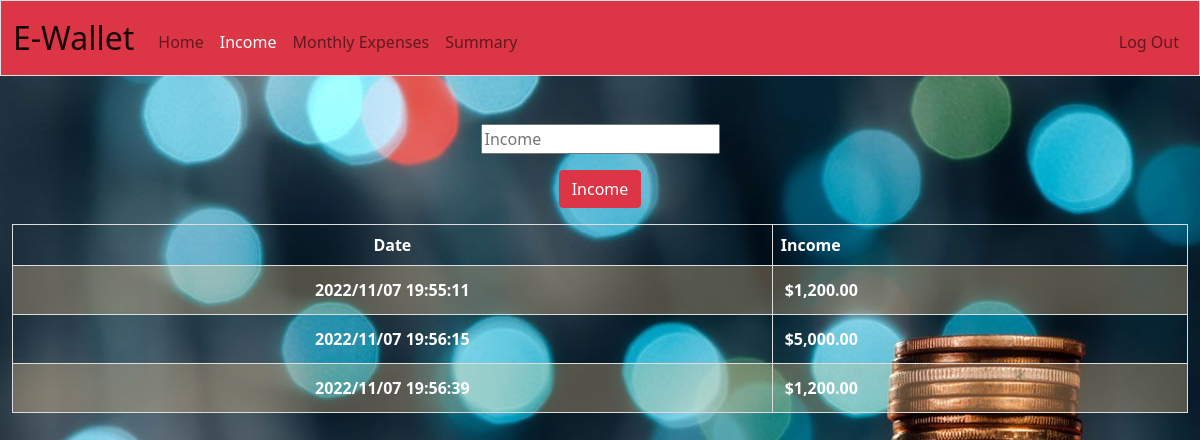
/income (signed in), run on the app's committed database.
### tables this page shows
CREATE TABLE 'income' ('income1' INTEGER NOT NULL DEFAULT 0, 'user_id'  INTEGER NOT NULL  , 'id'  INTEGER PRIMARY KEY NOT NULL  , 'datetime5'  DATETIME NOT NULL  );

### app.py (the view, shortened to what this page needs)
@app.route("/income", methods=["GET", "POST"])
@login_required
def income():
    income3 = db.execute("SELECT * FROM income WHERE user_id = ?", session["user_id"])
    return render_template("income.html", income3=income3)

### app.py (called while the page is built)
@app.after_request
def after_request(response):
    response.headers["Cache-Control"] = "no-cache, no-store, must-revalidate"
    response.headers["Expires"] = 0
    response.headers["Pragma"] = "no-cache"
    return response

### helpers.py (called while the page is built)
def login_required(f):
    @wraps(f)
    def decorated_function(*args, **kwargs):
        if session.get("user_id") is None:
            return redirect("/login")
        return f(*args, **kwargs)
    return decorated_function

def usd(value):
    return f"${value:,.2f}"

### templates/income.html (shortened to what this page needs)
{% extends "layout.html" %}
{% block main %}
<body class="income4">
    <form action="/income" method="post">
            <div class="mb-3">
                <input autocomplete="off" autofocus id="income" name="income" placeholder="Income" type="number" required>
            </div>
            <div class="mb-3">
                <button class="btn btn-danger" type="submit">Income</button>
            </div>
                <table>
            <thead>
                <tr>
                    <th style="color:#ffffff;font-weight:bold;" class="text-center">Date</th>
                    <th style="color:#ffffff;font-weight:bold;" class="text-start">Income</th>
                </tr>
            </thead>
            <tbody>
                {% for i in income3 %}
                <tr>
                    <td style="color:#ffffff;font-weight:bold;" class="text-center">{{ i.datetime5 }}</td>
                    <td style="color:#ffffff;font-weight:bold" class="text-start">{{ i.income1 | usd }}</td>
                </tr>
                {% endfor %}
            </tbody>
            </table>
    </form>
</body>
{% endblock %}

### static/styles.css (style rules this page uses)
.income4 { background-image: url("income.jpg"); background-repeat: no-repeat; background-size: cover; object-fit: cover; }
body { background-color: #fff; color: #212529; font-size: 1rem; font-weight: 400; line-height: 1.5; margin: 0; text-align: left; }
table { background-color: transparent; margin-bottom: 1rem; border-collapse: collapse; width: 100%; }
table th, table td { border: 1px solid #dddddd; padding: 8px; vertical-align: middle; }
tbody tr:nth-of-type(odd) { background-color: rgb(255, 208, 208, 0.3) }
.monthly table th, table td { padding: 0.75rem; vertical-align: middle; }
tbody tr:nth-of-type(odd) { background-color: rgb(255, 208, 150, 0.3) }

### data on the page
income: datetime5 "2022/11/07 19:55:11", income1 "$1,200.00"
income: datetime5 "2022/11/07 19:56:15", income1 "$5,000.00"
income: datetime5 "2022/11/07 19:56:39", income1 "$1,200.00"
